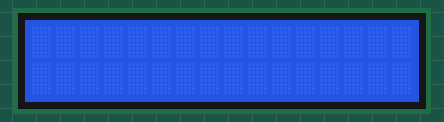
Recording of a sketch running on a simulated Arduino Uno, built with avr-gcc and run on an emulated ATmega328P. Shown: 16×2 character LCD.

Above: at 0.1 s.
At 0.8 s:
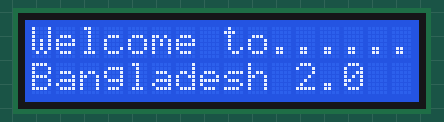

Measured:
- by itself, everything shown: repeats every 2.7 s, in 3 steps
- what the display in image 1 shows lasts 2.0 s, from 0.8 s to 2.8 s

The sketch:

16x2display.ino
```cpp
  #include <LiquidCrystal.h>
  LiquidCrystal lcd(12, 11, 5, 4, 3, 2);

  void setup() {
     lcd.begin(16, 2);
  }

  void loop() {
     lcd.clear();
     delay(500);
     lcd.setCursor(0, 0);
     lcd.print("Welcome to......");
     delay(200);
     lcd.setCursor(0, 1);
     lcd.print("Bangladesh 2.0");
     delay(2000);
  }
```
